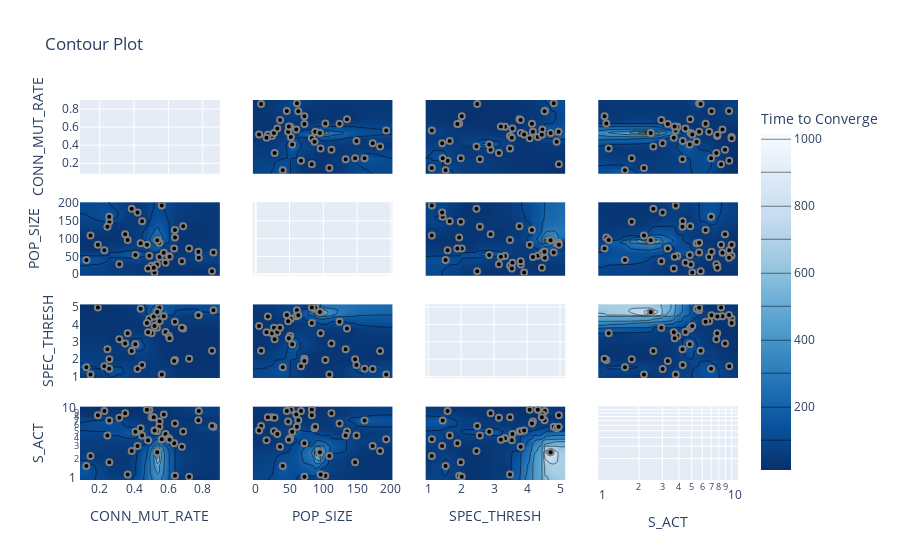

Notebook cell for this chart:
### Code cell
optuna.visualization.plot_optimization_history(study)
optuna.visualization.plot_slice(study) 
optuna.visualization.plot_contour(study, params=['S_ACT', 'POP_SIZE', 'SPEC_THRESH', 'CONN_MUT_RATE'], target_name='Time to Converge')
